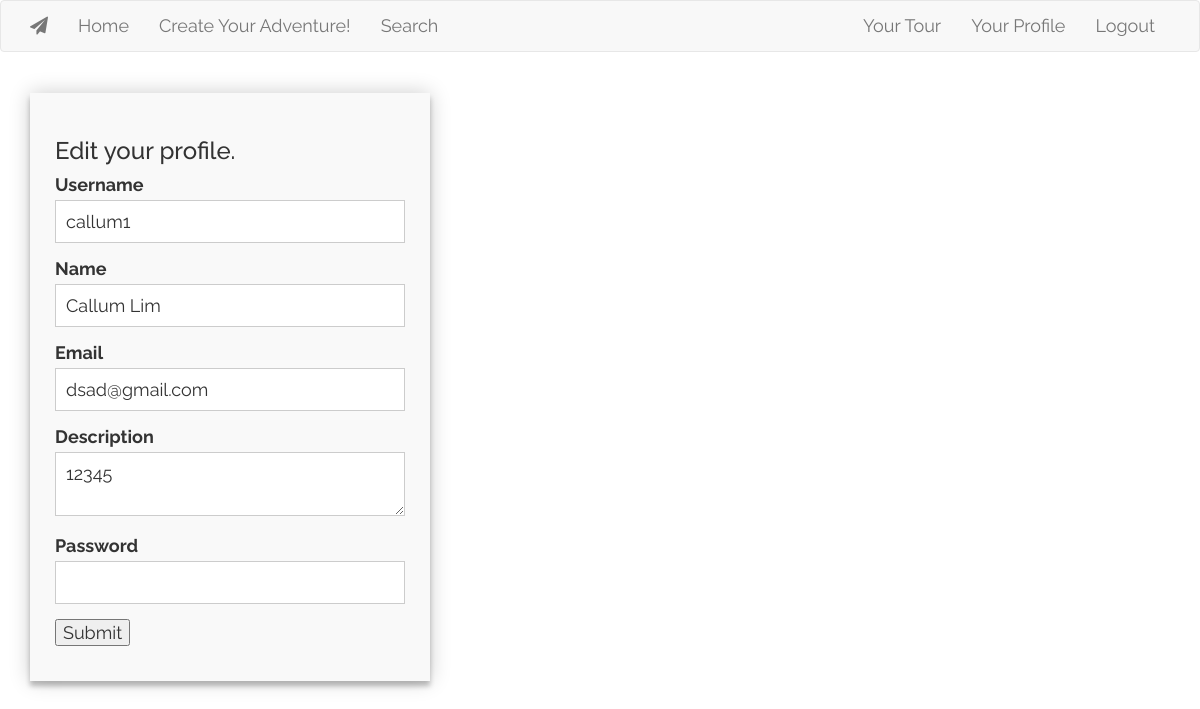
/editprofile/2 (signed in), run on the app's committed database.
### app/models.py (models this page shows, shortened)
class User(UserMixin, database.Model):
    id = database.Column(database.Integer, primary_key=True)
    username = database.Column(database.String(32), index=True, unique=True)
    name = database.Column((database.String(64)))
    email = database.Column(database.String(50), index=True, unique=True)
    password = database.Column(database.String(128))
    access = database.Column(database.String(10), default = '')
    description = database.Column(database.String(128))
    f_status = database.Column(database.Boolean, default = False)
    ratings = database.Column(database.Float)
    @classmethod
    def get_user(cls, user_id):
        return cls.query.get(user_id)

### app/routes.py (the view)
@app.route('/editprofile/<int:id>', methods = ['GET', 'POST'])
def editprofile(id):
    if not current_user.is_authenticated:
        flash('You need to login first!', 'warning')
        return redirect(url_for('login'))
    if current_user.id == id:
        user = User.get_user(id)
        form = EditProfile(curr_username = current_user.username, curr_email = current_user.email)
        if form.validate_on_submit():
            user.email = form.email.data
            user.username = form.username.data
            user.name = form.name.data
            user.description = form.description.data
            user.password = form.password.data
            database.session.commit()
            flash('Edited successfully.', 'success')
        elif request.method == 'GET':
            form.email.data = user.email
            form.username.data = user.username
            form.name.data = user.name
            form.description.data = user.description
    else:
        flash('Unauthorised', 'danger')
        return redirect(url_for('index'))
    return render_template('editprofile.html', id = current_user.id, user = user, form = form)

### app/forms.py (shortened to what this page needs)
class EditProfile(FlaskForm):
    username = StringField('Username', validators=[DataRequired()])
    name = StringField('Name', validators=[DataRequired()])
    email = StringField('Email', validators=[DataRequired(), Email()])
    description = TextAreaField('Description')
    password = PasswordField('Password', validators = [DataRequired()])
    submit = SubmitField('Submit')
    def __init__(self, curr_username, curr_email, *args, **kwargs):
        super(EditProfile, self).__init__(*args, **kwargs)
        self.curr_username = curr_username
        self.curr_email = curr_email

### app/models.py (called while the page is built)
@login.user_loader
def load_user(id):
    return User.query.get(int(id))

### app/templates/editprofile.html (shortened to what this page needs)
{% extends "base.html" %}
{% block app_content %}
<br>
    <form class = "formcontainer" action="" method="post">
        <h3 class = "form_class">Edit your profile.</h3>
        <fieldset>
            {{ form.username.label }}<br>
            {{ form.username(class_ = "simpleform")}}<br>
        </fieldset>
        <fieldset>
            {{ form.name.label }}<br>
            {{ form.name(class_ = "simpleform")}}<br>
        </fieldset>
        <fieldset>
            {{ form.email.label }}<br>
            {{ form.email(class_ = "simpleform")}}<br>
        </fieldset>
        <fieldset>
            {{ form.description.label }}<br>
            {{ form.description(class_ = "simpleform")}}<br>
        </fieldset>
        <fieldset>
            {{ form.password.label }}<br>
            {{ form.password(class_ = "simpleform")}}<br>
        </fieldset>
        <fieldset>{{ form.submit() }}</fieldset>
    </form>
{% endblock %}

### app/static/main.css (style rules this page uses)
body { font: 18px Raleway, sans-serif !important; }
form { background: #F9F9F9; padding: 25px; margin: 150px 0; box-shadow: 0 0 20px 0 rgba(0, 0, 0, 0.2), 0 5px 5px 0 rgba(0, 0, 0, 0.24); }
.formcontainer { max-width: 400px; width: 100%; margin: 0 auto; display: inline-block; position: relative; }
fieldset { border: medium none !important; margin: 0 0 10px; min-width: 100%; padding: 0; width: 100%; }
.simpleform { width: 100%; border: 1px solid #ccc; background: #FFF; margin: 0 0 5px; padding: 10px; }

### data on the page
User: username "callum1", name "Callum Lim", email "dsad@gmail.com", description "12345"
